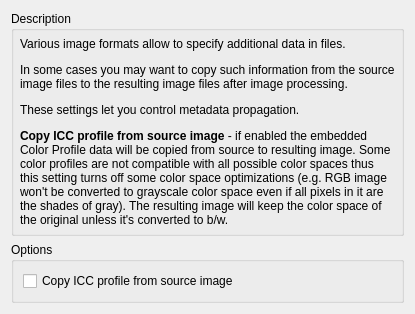
      <widget class="QWidget" name="pageOutputMetadata">
       <layout class="QVBoxLayout" name="verticalLayout_94">
        <item>
         <widget class="QGroupBox" name="groupBox_45">
          <property name="title">
           <string>Description</string>
          </property>
          <layout class="QVBoxLayout" name="verticalLayout_93">
           <property name="spacing">
            <number>6</number>
           </property>
           <property name="leftMargin">
            <number>6</number>
           </property>
           <property name="topMargin">
            <number>6</number>
           </property>
           <property name="rightMargin">
            <number>6</number>
           </property>
           <property name="bottomMargin">
            <number>6</number>
           </property>
           <item>
            <widget class="QLabel" name="lblDespecklingDescr_2">
             <property name="text">
              <string>&lt;html&gt;&lt;head/&gt;&lt;body&gt;&lt;p&gt;Various image formats allow to specify additional data in files. &lt;/p&gt;&lt;p&gt;In some cases you may want to copy such information from the source image files to the resulting image files after image processing.&lt;/p&gt;&lt;p&gt;These settings let you control metadata propagation.&lt;/p&gt;&lt;p&gt;&lt;span style=&quot; font-weight:600;&quot;&gt;Copy ICC profile from source image &lt;/span&gt;- if enabled the embedded Color Profile data will be copied from source to resulting image. Some color profiles are not compatible with all possible color spaces thus this setting turns off some color space optimizations (e.g. RGB image won't be converted to grayscale color space even if all pixels in it are the shades of gray). The resulting image will keep the color space of the original unless it's converted to b/w.&lt;/p&gt;&lt;/body&gt;&lt;/html&gt;</string>
             </property>
             <property name="alignment">
              <set>Qt::AlignLeading|Qt::AlignLeft|Qt::AlignTop</set>
             </property>
             <property name="wordWrap">
              <bool>true</bool>
             </property>
             <property name="textInteractionFlags">
              <set>Qt::LinksAccessibleByMouse|Qt::TextSelectableByKeyboard|Qt::TextSelectableByMouse</set>
             </property>
            </widget>
           </item>
          </layout>
         </widget>
        </item>
        <item>
         <widget class="QGroupBox" name="optDespeckling_2">
          <property name="title">
           <string>Options</string>
          </property>
          <layout class="QVBoxLayout" name="verticalLayout_95">
           <item>
            <widget class="QCheckBox" name="cbCopyICCProfile">
             <property name="text">
              <string>Copy ICC profile from source image</string>
             </property>
            </widget>
           </item>
          </layout>
         </widget>
        </item>
       </layout>
      </widget>
